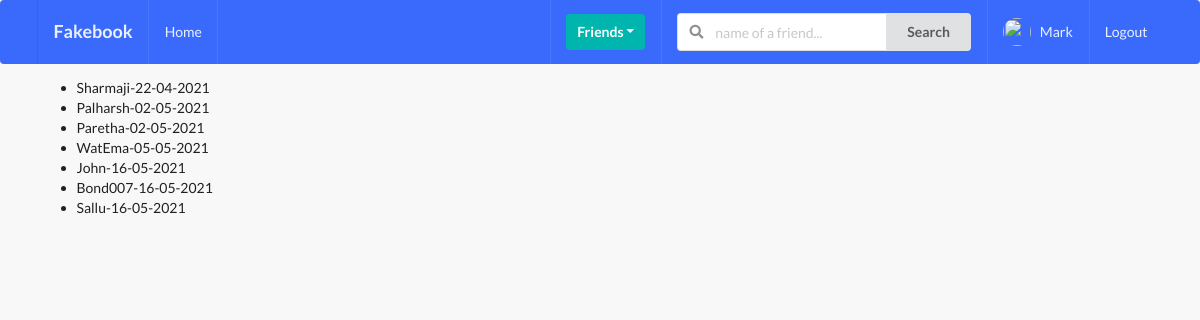
/profiles/to-invite/ (signed in), run on the app's committed database.
### profiles/models.py (models this page shows, shortened)
class Profile(models.Model):
    first_name = models.CharField(max_length=200, blank=True)
    last_name = models.CharField(max_length=200, blank=True)
    user = models.OneToOneField(User, on_delete=models.CASCADE)
    bio = models.TextField(default="No Bio ...", max_length=300)
    email = models.EmailField(max_length=200, blank=True)
    country = models.CharField(max_length=200, blank=True)
    avatar = models.ImageField(default='avatar.png', upload_to='avatars/')
    friends = models.ManyToManyField(User, blank=True, related_name='friends')
    slug = models.SlugField(unique=True, blank=True)
    updated = models.DateTimeField(auto_now=True)
    created = models.DateTimeField(auto_now_add=True)
    objects = ProfileManager()
    def __str__(self):
        return f"{self.user.username}-{self.created.strftime('%d-%m-%Y')}"
    __initial_first_name = None
    __initial_last_name = None
    def __init__(self, *args, **kwargs):
        super().__init__(*args, **kwargs)
        self.__initial_first_name = self.first_name
        self.__initial_last_name = self.last_name

### profiles/views.py (the view)
# urls.py: path('to-invite/', invite_profiles_list_view, name='invite-profiles-view'),
@login_required
def invite_profiles_list_view(request):
    user = request.user
    qs = Profile.objects.get_all_profiles_to_invite(user)
    context = {
        'qs' : qs,
    }
    return render(request, 'profiles/to_invite_list.html', context)

### profiles/context_processors.py (called while the page is built)
def profile_pic(request):
    if request.user.is_authenticated:
        profile_obj = Profile.objects.get(user=request.user)
        pic = profile_obj.avatar
        return {'picture' : pic}
    return {}

def invatations_received_no(request):
    if request.user.is_authenticated:
        profile_obj = Profile.objects.get(user=request.user)
        qs_count = Relationship.objects.invatation_received(profile_obj).count()
        return {'invites_num' : qs_count}
    return {}

### profiles/models.py (called while the page is built)
    def get_all_profiles_to_invite(self, sender):
        profiles = Profile.objects.all().exclude(user=sender)
        profile = Profile.objects.get(user=sender)
        qs = Relationship.objects.filter(Q(sender=profile) | Q(receiver=profile))
        accepted = set([])
        for rel in qs:
            if rel.status == 'accepted':
                accepted.add(rel.receiver)
                accepted.add(rel.sender)
        available = [profile for profile in profiles if profile not in accepted]
        print(available)
        return available

    def invatation_received(self, receiver):
        qs = Relationship.objects.filter(receiver=receiver, status='send')
        return qs

### profiles/templates/profiles/to_invite_list.html (shortened to what this page needs)
{% extends 'base.html' %}
{% block content %}
    <ul>
        {% for item in qs %}
            <li>{{item}}</li>
        {% endfor %}
    </ul>
{% endblock content %}

### templates/main/navbar.html (shortened to what this page needs)
{% url 'home' as path_to_home %}
{% url 'posts:main-post-view' as path_to_posts %}
{% url 'profiles:my-profile-view' as path_to_my_profile %}
<div class="ui inverted menu nav mb-7">
    <div class="ui container">
        <a href="{{path_to_home}}" class="{% if request.path == path_to_home %} active {% endif %} item">
            <h3>Fakebook</h3>
        </a>
        {% if request.user.is_authenticated %}
        <a href="{{path_to_posts}}" class="{% if request.path == path_to_posts %} active {% endif %} item">
            Home
        </a>
        {% endif %}
        <div class="right menu">
            {% if request.user.is_authenticated %}
                <div class="item">
                    <div class="ui floating dropdown icon button teal"> Friends
                        <i class="dropdown icon"></i>
                    </div>
                </div>
                <div class="item">
                    <form action=" {% url 'profiles:search-profile-view' %} " method="GET">
                        <div class="ui action left icon input">
                            <input class="prompt" type="text" name='query' id="query" placeholder="name of a friend...">
                            <button type='submit' name="button" class="ui button">Search</button>
                        </div>
                    </form>
                </div>
                <a href="{{path_to_my_profile}}" class="{% if request.path == path_to_my_profile %} active {% endif %} item">
                <img src="{{picture.url}}" class="ui avatar image">&nbsp;
                    {{ request.user }}
                </a>
                <a href="{% url 'account_logout' %}" class="ui item">
                    Logout
                </a>
            {% else %}
            <a href="{% url 'account_login' %}" class="ui item">
                Login
            </a>
            {% endif %}
        </div>
    </div>
</div>

### static_project/style.css (style rules this page uses)
body { background: #f8f8f8 !important; }
.nav { border-radius: 0px; background-color: #396afc !important; }
.mb-7 { margin-bottom: 7px !important; }

### data on the page
Profile: user+created "Sharmaji-22-04-2021"
Profile: user+created "Palharsh-02-05-2021"
Profile: user+created "Paretha-02-05-2021"
Profile: user+created "WatEma-05-05-2021"
Profile: user+created "John-16-05-2021"
Profile: user+created "Bond007-16-05-2021"
Profile: user+created "Sallu-16-05-2021"

### other printed values
{{ request.user }} "Mark"
